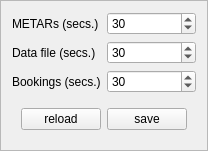
<?xml version="1.0" encoding="UTF-8"?>
<ui version="4.0">
 <class>CSettingsVatsimReadersComponent</class>
 <widget class="QFrame" name="CSettingsVatsimReadersComponent">
  <property name="geometry">
   <rect>
    <x>0</x>
    <y>0</y>
    <width>204</width>
    <height>147</height>
   </rect>
  </property>
  <property name="windowTitle">
   <string>Frame</string>
  </property>
  <property name="frameShape">
   <enum>QFrame::StyledPanel</enum>
  </property>
  <property name="frameShadow">
   <enum>QFrame::Raised</enum>
  </property>
  <layout class="QFormLayout" name="formLayout">
   <item row="0" column="0">
    <widget class="QLabel" name="lbl_Metars">
     <property name="text">
      <string>METARs (secs.)</string>
     </property>
    </widget>
   </item>
   <item row="0" column="1">
    <widget class="QSpinBox" name="sb_Metar">
     <property name="minimum">
      <number>10</number>
     </property>
     <property name="maximum">
      <number>500</number>
     </property>
     <property name="singleStep">
      <number>1</number>
     </property>
     <property name="value">
      <number>30</number>
     </property>
    </widget>
   </item>
   <item row="1" column="0">
    <widget class="QLabel" name="lbl_DataFile">
     <property name="text">
      <string>Data file (secs.)</string>
     </property>
    </widget>
   </item>
   <item row="1" column="1">
    <widget class="QSpinBox" name="sb_DataFile">
     <property name="minimum">
      <number>10</number>
     </property>
     <property name="maximum">
      <number>500</number>
     </property>
     <property name="singleStep">
      <number>1</number>
     </property>
     <property name="value">
      <number>30</number>
     </property>
    </widget>
   </item>
   <item row="2" column="0">
    <widget class="QLabel" name="lbl_Bookings">
     <property name="text">
      <string>Bookings (secs.)</string>
     </property>
    </widget>
   </item>
   <item row="2" column="1">
    <widget class="QSpinBox" name="sb_Bookings">
     <property name="minimum">
      <number>10</number>
     </property>
     <property name="maximum">
      <number>500</number>
     </property>
     <property name="singleStep">
      <number>1</number>
     </property>
     <property name="value">
      <number>30</number>
     </property>
    </widget>
   </item>
   <item row="3" column="0" colspan="2">
    <widget class="QWidget" name="wi_Buttons" native="true">
     <layout class="QHBoxLayout" name="horizontalLayout">
      <item>
       <widget class="QPushButton" name="pb_Reload">
        <property name="text">
         <string>reload</string>
        </property>
       </widget>
      </item>
      <item>
       <widget class="QPushButton" name="pb_Save">
        <property name="text">
         <string>save</string>
        </property>
       </widget>
      </item>
     </layout>
    </widget>
   </item>
  </layout>
 </widget>
 <resources/>
 <connections/>
</ui>
